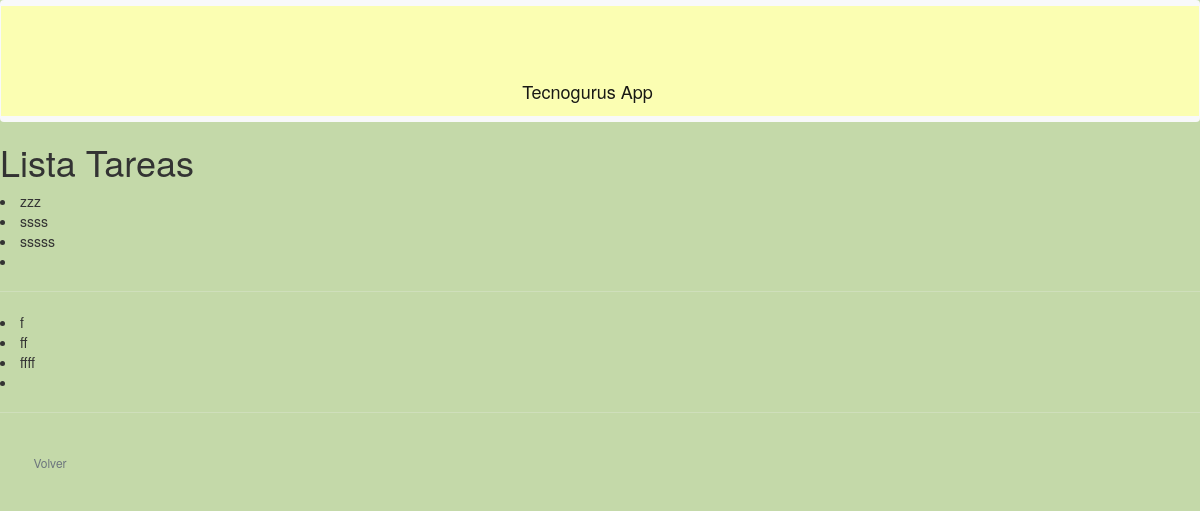
Before: /listaTarea with the older database file.
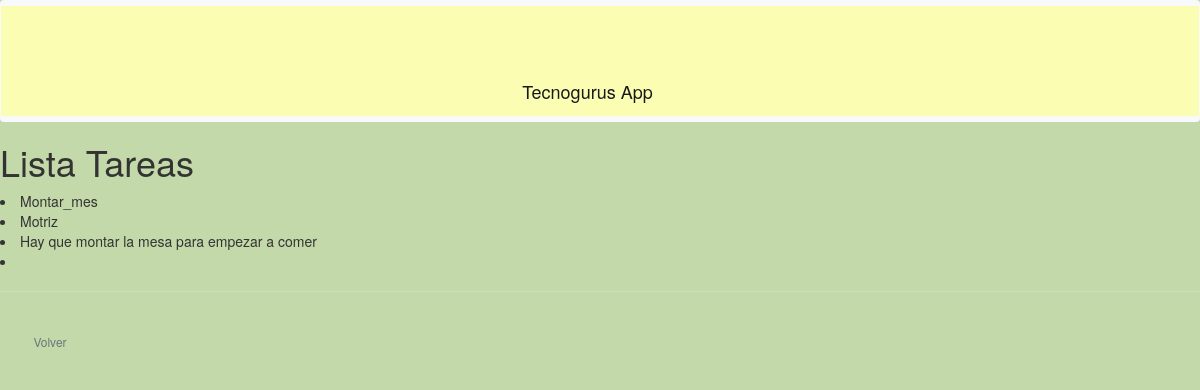
After: the same page with the newer database file.
### tecnogurus/models.py (models this page shows, shortened)
class Tarea(models.Model):
    id_tarea    = models.CharField(max_length = 10)
    tipo_tarea  = models.CharField(max_length = 20)
    descripcion = models.CharField(max_length = 140)
    image_list  = models.ForeignKey(ImageList, on_delete = models.CASCADE, null = True)
    encargado   = models.ForeignKey(Alumno, on_delete = models.CASCADE, default='')
    fecha_inicio = models.DateField(default=datetime.date.today)
    fecha_fin = models.DateField(default=datetime.date.today)
    hora_inicio = models.TimeField(default=datetime.datetime.now())
    hora_fin = models.TimeField(default=datetime.datetime.now() )
    terminado = models.BooleanField(default=True)
    retroalimentacion = models.CharField(max_length = 140, default="Todavia no hay correccion")

### tecnogurus/views.py (the view)
# urls.py: path('listaTarea', views.listaTarea, name='listaTarea'),
def listaTarea(request):
    tareas=Tarea.objects.all()
    return render(request, "listaTarea.html", {'tareas':tareas})

### tecnogurus/templates/listaTarea.html (shortened to what this page needs)
{% extends "base.html" %}
{% block content %}
<div class="containerListT">
	<div class="ListaTareas">
		<h1>Lista Tareas</h1>
		<p>
		    {% for tarea in tareas %}
		    <div class="containerTarea">
			    <li>{{ tarea.id_tarea }}</li>
			    <li>{{ tarea.tipo_tarea }}</li>
			    <li>{{ tarea.descripcion }}</li>
			    <li>{{ tarea.id_mensaje }}</li>
			    <hr/>
		    </div>
		    {% empty %}
		    <li>No hay tareas.</li>
		    {% endfor %}
		</p>
	</div>
	<a href="{% url 'index' %}"><button class="btn btn-sm btn-outline-secondary" type="button" >Volver</button></a>
</div>
{% endblock %}

### tecnogurus/templates/base.html (shortened to what this page needs)
<!DOCTYPE html>
{% load static %}
<html lang="en">
	<head>
		<link href="https://fonts.cdnfonts.com/css/scholar" rel="stylesheet">
		<link href="https://cdn.jsdelivr.net/npm/bootstrap@5.2.2/dist/css/bootstrap.min.css" rel="stylesheet">
		<link rel="stylesheet" href="//maxcdn.bootstrapcdn.com/bootstrap/3.2.0/css/bootstrap.min.css">
		<link rel="stylesheet" href="//maxcdn.bootstrapcdn.com/bootstrap/3.2.0/css/bootstrap-theme.min.css">
    <link rel="stylesheet" href="{% static 'css/style.css' %}">
	</head>
	<body>
<nav class="navbar bg-light">
  <div class="container-fluid">
		  <a class="navbar-brand" href="{% url 'index' %}">
		Tecnogurus App
    </a>
  </div>
</nav>
		{% block content %}
		{% endblock %}
	</body>
</html>

### static/css/style.css (style rules this page uses)
* { padding: 0px; margin: 0px; box-sizing: border-box; }
body { background-color: #c4d9a9; }
.login,.bg-light { height: 100%; background-color: #fbfeb2; }
.container-fluid { background-color: #fbfeb2; text-align: center; padding-top: 5%; }
button { background: slateblue; color: white; width: 100px; height: 40px; border: none; cursor: pointer; border-radius: 10px; font-size: 14px; margin-top: 10px; }

Changed rows visible on the page:
removed Tarea: id_tarea "zzz", tipo_tarea "ssss", descripcion "sssss"
removed Tarea: id_tarea "f", tipo_tarea "ff", descripcion "ffff"
added Tarea: id_tarea "Montar_mes", tipo_tarea "Motriz", descripcion "Hay que montar la mesa para empezar a comer"
